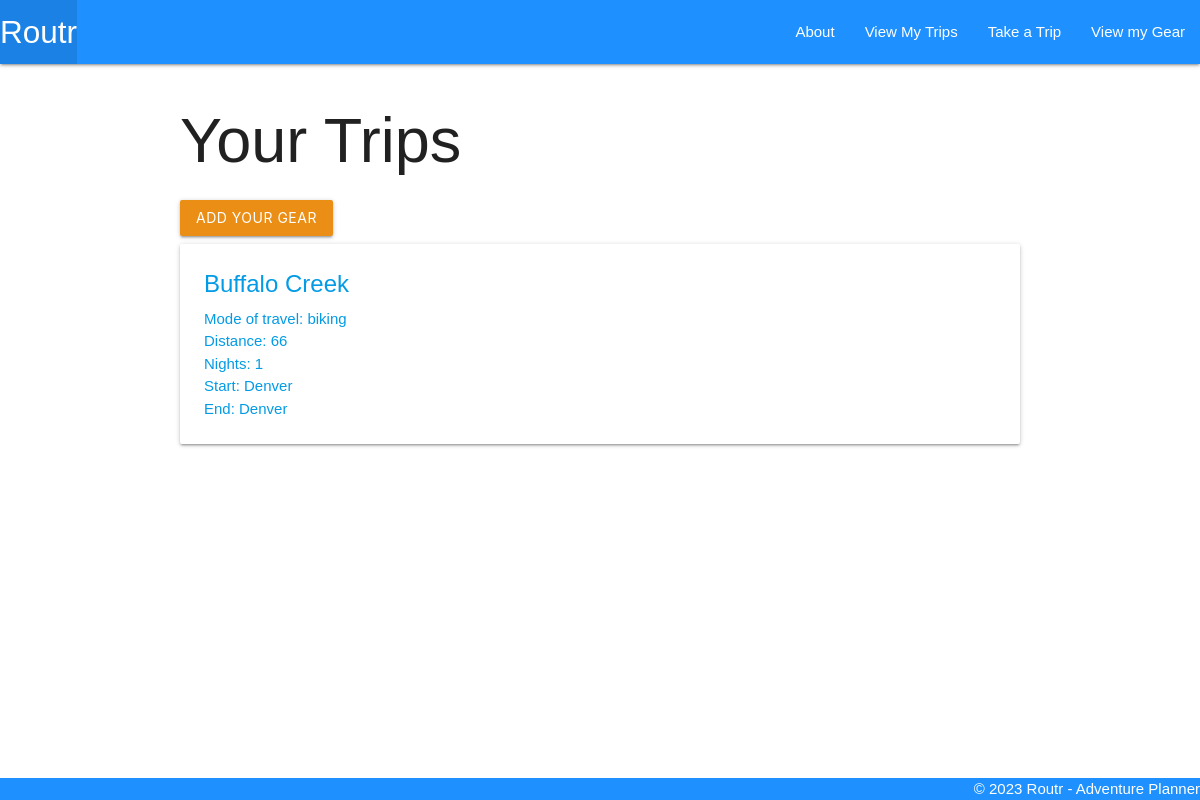
Before: /trips/ with the older database file.
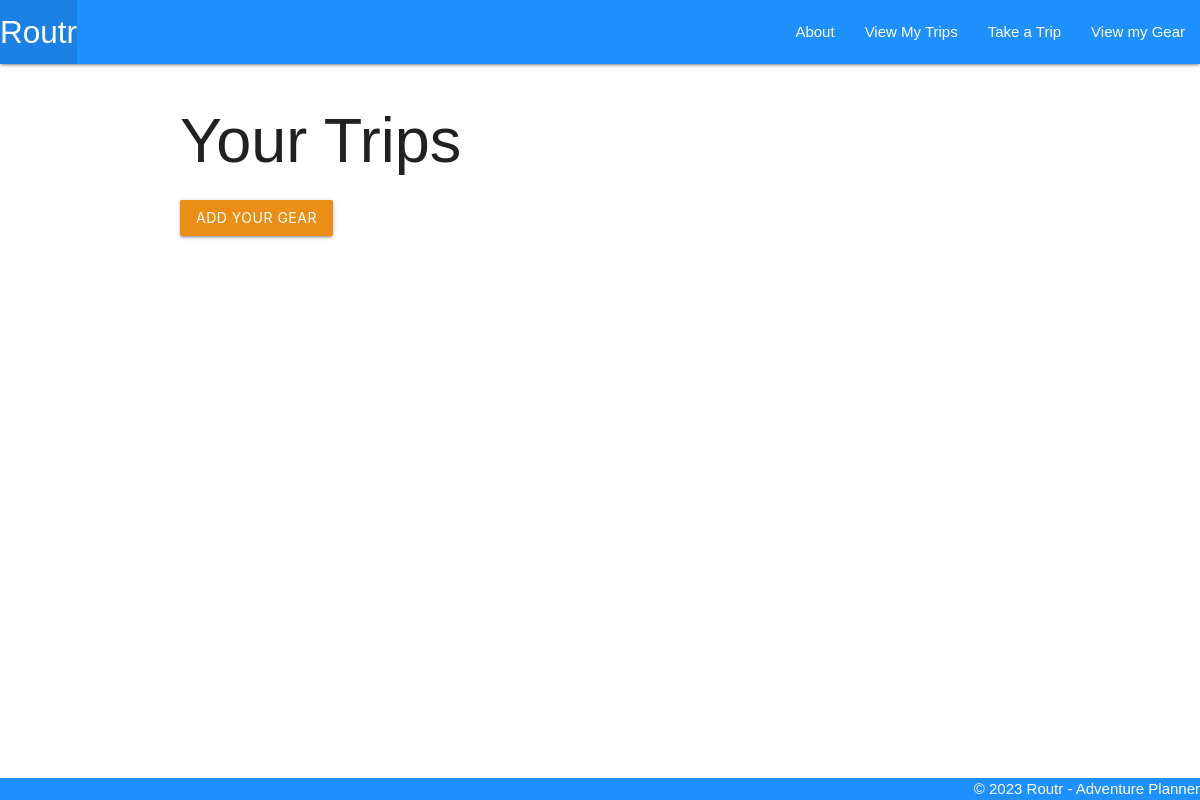
After: the same page with the newer database file.
### main/models.py (models this page shows, shortened)
class Trip(models.Model):
    name = models.CharField(max_length=100)
    mode = models.CharField(max_length=100)
    distance = models.IntegerField()
    nights = models.IntegerField()
    start = models.CharField(max_length=100)
    end = models.CharField(max_length=250)

### main/views.py (the view)
# urls.py: path('trips/', views.trip_index, name='index'),
def trip_index(request):
    trips = Trip.objects.all()
    return render(request, 'trips/index.html', {'trips': trips})

### main/templates/trips/index.html
{% extends 'base.html' %} {% block content %}
<h1>Your Trips</h1>
<a href="{% url 'gear_create' %}"><button class="btn">Add your Gear</button></a>
{% for trip in trips %}
<div class="card">
	<a href="{% url 'detail' trip.id %}">
		<div class="card-content">
			<span class="card-title">{{ trip.name }}</span>
			<p>Mode of travel: {{ trip.mode }}</p>
			<p>Distance: {{ trip.distance }}</p>
			<p>Nights: {{ trip.nights }}</p>
			<p>Start: {{ trip.start }}</p>
			<p>End: {{ trip.end }}</p>
		</div>
	</a>
</div>
{% endfor %} {% endblock %}

Changed rows visible on the page:
removed Trip: name "Buffalo Creek", mode "biking", distance "66", nights "1", start "Denver", end "Denver"
